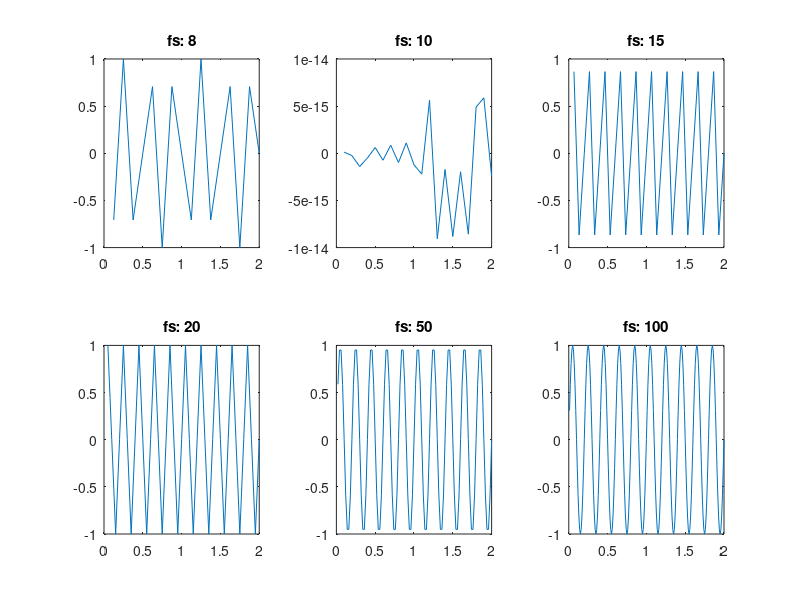

Write the MATLAB code that produced this figure.
clear;clc

freq = 5;
secs = 2;
index = 1;

for fs = [8 10 15 20 50 100]
    intlv = 1/fs;
    tim = intlv:intlv:secs;
    wav = sin(tim*2*pi*freq);
    subplot(2, 3, index);
    plot(tim, wav);
    title(['fs: ', mat2str(fs)]);
    index = index +1;
end